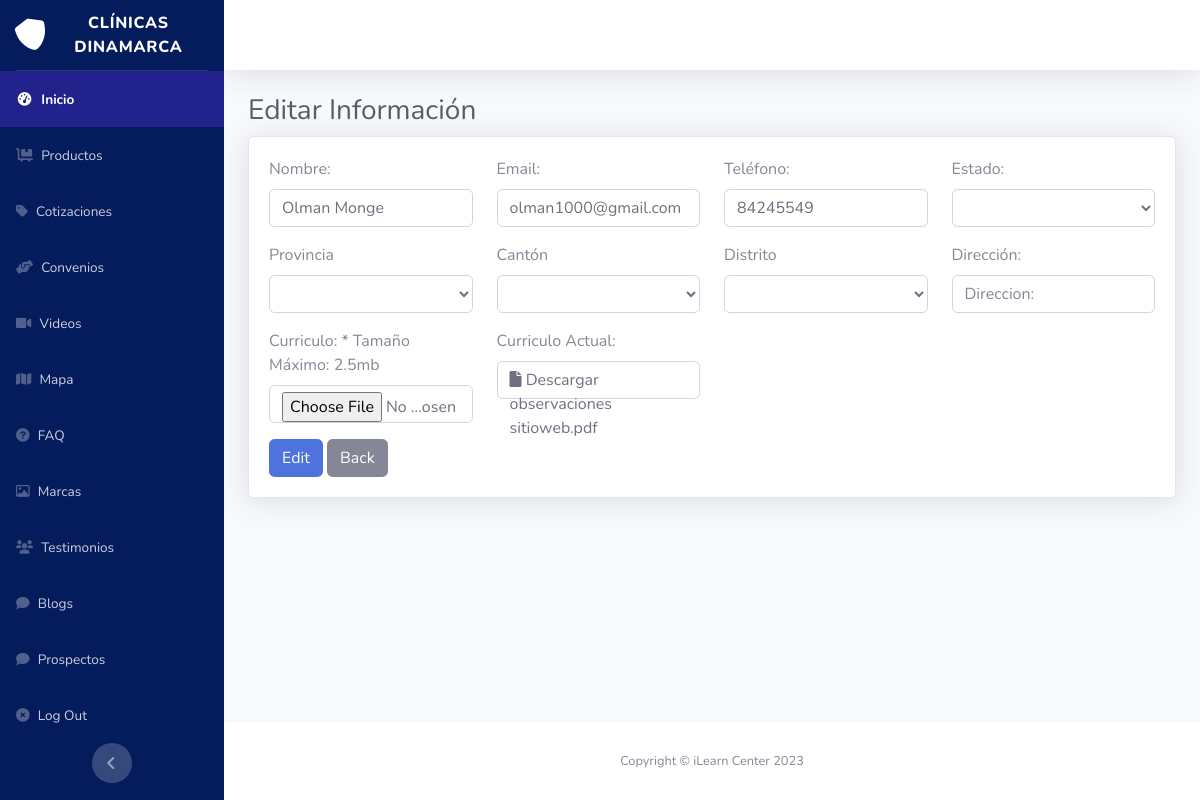
/admin/prospecto-edit.php?id=1 (signed in), run on the app's committed database.
### tables this page shows
CREATE TABLE `prospectos` (
  `ID` int(11) NOT NULL,
  `Nombre` varchar(200) NOT NULL,
  `Email` varchar(200) NOT NULL,
  `Telefono` varchar(50) NOT NULL,
  `NombreArchivo` varchar(300) NOT NULL
);

### admin/prospecto-edit.php (the view, shortened to what this page needs)
<?php
include("open.php");
?>
<h1 class="h3 mb-2 text-gray-800">Editar Informaci&oacute;n</h1>
<div class="card shadow mb-4">
    <?php
    include("conn.php");
    $id = (int)$_GET['id'];
    if ($id > 0) {
        $sql = "SELECT * FROM prospectos WHERE ID = " . $id;
        $query = $mysqli->query($sql);
        $row = mysqli_fetch_assoc($query);
    ?>
    <div class="card-body">
        <form id="edit" method="post" action="prospectos-actions.php" enctype="multipart/form-data">
            <div class="row">
                <div class="col-3 form-group">
                    <label for="Nombre">Nombre:</label>
                    <input type="text" class="form-control" value="<?php echo $row['Nombre'] ?>" id="Nombre" name="Nombre" placeholder="Nombre">
                </div>
                <div class="col-3 form-group">
                    <label for="Email">Email:</label>
                    <input type="text" class="form-control" value="<?php echo $row['Email'] ?>" id="Email" name="Email" placeholder="Email:">
                </div>
                <div class="col-3 form-group">
                    <label for="Telefono">Tel&eacute;fono:</label>
                    <input type="text" class="form-control" value="<?php echo $row['Telefono'] ?>" id="Telefono" name="Telefono" placeholder="Telefono:">
                </div>
                <div class="col-3 form-group">
                    <label for="Estado">Estado:</label>
                    <select name="Estado" class="form-select form-control" id="Estado">
                    <?php
                        $sql = "SELECT COLUMN_TYPE
                        FROM information_schema.COLUMNS
                        WHERE TABLE_NAME = 'prospectos'
                          AND COLUMN_NAME = 'Estado';";
                        $query = $mysqli->query($sql);
                        $data = mysqli_fetch_assoc($query);
                        $dataEstados = str_replace('enum(', '', $data);
                        $dataEstados = str_replace(')', '', $dataEstados);
                        $dataEstados = str_replace("'", '', $dataEstados);
                        $dataEstados = implode(",", $dataEstados);
                        $estados = explode(',', $dataEstados);
                        foreach($estados as $estado){
                    ?>
                    <option value="<?= $estado ?>" <?= ($row['Estado'] == $estado) ? 'selected': '' ?> ><?= $estado ?></option>
                    <?php } ?>
                    </select>
                </div>
            </div>
            <div class="row">
                <div class="col-3 form-group">
                    <label for="slt-provincias">Provincia</label>
                    <select id="slt-provincias" name="provincia" class="form-control width100"></select>
                </div>
                <div class="col-3 form-group">
                    <label for="slt-cantones">Cant&oacute;n</label>
                    <select id="slt-cantones" name="canton" class="form-control width100">
                    </select>
                </div>
                <div class="col-3 form-group">
                    <label for="slt-distritos">Distrito</label>
                    <select id="slt-distritos" name="distrito" class="form-control width100">
                    </select>
                </div>
                <div class="col-3 form-group">
                    <label for="Direccion">Direcci&oacute;n:</label>
                    <input type="text" class="form-control" value="<?php echo $row['Direccion'] ?>" id="Direccion" name="Direccion" placeholder="Direccion:">
                </div>
            </div>
            <div class="row">
                <div class="col-3 form-group">
                    <label for="imagen">Curriculo: * Tamaño Máximo: 2.5mb</label>
                    <input class="form-control" name="archivo" id="archivo" type="file" />
                </div>
                <?php
                    if(!empty($row['NombreArchivo'])){
                        $NombreArchivo = substr($row['NombreArchivo'], 10);
                ?>
                    <div class="col-3 form-group">
                        <label for="mapaImg">Curriculo Actual:</label>
                        <a href="../assets/files/<?= $row['NombreArchivo'] ?>" download class="form-control">
                            <span class="boton-descargar">
                                <i class="fa fa-file"></i> Descargar <?= $NombreArchivo ?>
                            </span>
                        </a>
                    </div>
                <?php } ?>
            </div>
            <button type="submit" class="btn btn-primary">Edit</button>
            <a href="prospectos.php" class="btn btn-secondary">Back</a>
        </form>
    </div>
</div>
<?php
    } else {
?><script>
        window.open('mapa.php', '_self');
    </script><?php
    }
include("footer.php"); ?>

### data on the page
prospectos: Nombre "Olman Monge", Email "olman1000@gmail.com", Telefono "84245549", NombreArchivo "observaciones sitioweb.pdf"
